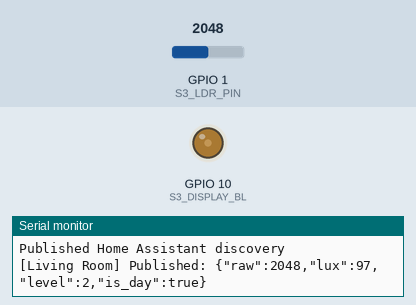
This sketch was run on a simulated ESP32-S3. Parts: output pins drawn as LEDs (lit = HIGH), the last lines printed to the serial monitor. Inputs (shaded band) come from the test bench; at power-on: GPIO 1 (S3_LDR_PIN) = 2048. WiFi joins after 1.5 s; servers stay silent unless stated; no MQTT or app messages arrive unless stated; not simulated (calls return 0 or success): secrets.h; names the files do not define were given values by the test bench: MQTT_PORT = 1883.

Above: at 3.7 s.
3.8 s: GPIO 1 (S3_LDR_PIN) set to 2866
At 5.9 s:
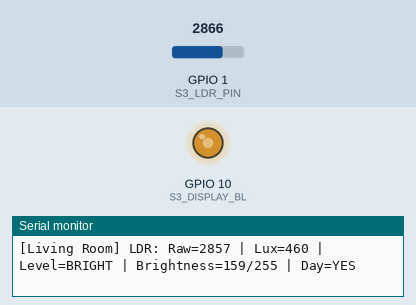
6.8 s: GPIO 1 (S3_LDR_PIN) set to 491
At 8.3 s:
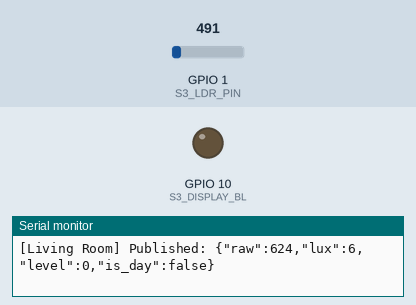
9.8 s: GPIO 1 (S3_LDR_PIN) set to 4095
At 11.2 s:
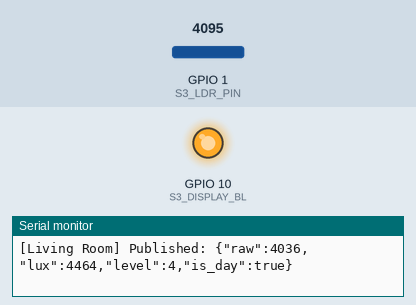
Timing chart, 0 to 12.8 s (numbered marks = the images above; inputs shaded):
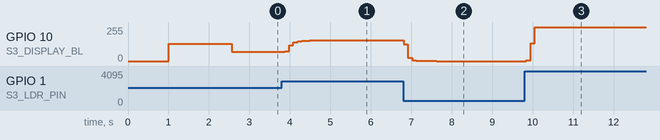

Measured:
- after the input at 3.8 s, GPIO 10 (S3_DISPLAY_BL): moves from 69/255 to 156/255 over 0.82 s, starting after 0.08 s
- after the input at 6.8 s, GPIO 10 (S3_DISPLAY_BL): moves from 156/255 to 0/255 over 0.82 s, starting at once
- after the input at 9.8 s, GPIO 10 (S3_DISPLAY_BL): 0/255 → 6/255 at once, → 135/255 0.11 s later, → 252/255 0.10 s later, → 255/255 0.10 s later

The sketch:

ESP32_S3_Watchtower_LDR.ino
```cpp
/*
 * ESP32-S3 Watchtower with LDR Integration
 *
 * Per-room environmental monitoring with:
 * - Auto-brightness for OLED/LCD displays
 * - Room light level tracking
 * - Occupancy correlation (lights on = room active)
 * - Window vs. interior detection
 *
 * Hardware:
 *   - ESP32-S3 Watchtower board
 *   - 5528 LDR + 10kΩ voltage divider on GPIO 1
 *   - OLED/LCD display with backlight on GPIO 10
 *   - MQTT connection to broker
 *
 * NOTE: Adjust NODE_NUMBER (1-10) for each deployed Watchtower
 */

#include <WiFi.h>
#include <PubSubClient.h>
#include <KVN_LDR.h>
#include "secrets.h"

// Node configuration - CHANGE THIS FOR EACH DEVICE!
#define NODE_NUMBER 1  // 1-10 for different rooms

// Pin configuration
#define S3_LDR_PIN 1        // LDR analog input
#define S3_DISPLAY_BL 10    // Display backlight PWM

// Room names (customize per deployment)
const char* ROOM_NAMES[] = {
    "Unknown",
    "Living Room",  // Node 1
    "Bedroom",      // Node 2
    "Kitchen",      // Node 3
    "Office",       // Node 4
    "Bathroom",     // Node 5
    "Hallway",      // Node 6
    "Garage",       // Node 7
    "Basement",     // Node 8
    "Attic",        // Node 9
    "Guest Room"    // Node 10
};

// Device identification
String deviceId = "esp32_s3_node" + String(NODE_NUMBER);
String deviceName = String(ROOM_NAMES[NODE_NUMBER]);

// MQTT topics
String mqttTopicLux;
String mqttTopicAmbient;
String mqttTopicRoomEvent;
String mqttTopicStatus;

// Timing
unsigned long lastMQTTPublish = 0;
const unsigned long MQTT_PUBLISH_INTERVAL = 60000; // 1 minute

// Network clients
WiFiClient espClient;
PubSubClient mqtt(espClient);

// LDR sensor
KVN_LDR roomLight(S3_LDR_PIN);

// Occupancy detection state
bool wasLightOn = false;
unsigned long lightOnTime = 0;
unsigned long lightOffTime = 0;

void setup() {
    Serial.begin(115200);
    delay(1000);

    Serial.println("\n=== ESP32-S3 Watchtower Node " + String(NODE_NUMBER) + " ===");
    Serial.println("Room: " + deviceName + "\n");

    // Initialize LDR
    roomLight.begin();
    Serial.println("LDR initialized on GPIO " + String(S3_LDR_PIN));

    // Setup display backlight
    pinMode(S3_DISPLAY_BL, OUTPUT);
    analogWrite(S3_DISPLAY_BL, 128); // Initial 50% brightness
    Serial.println("Display backlight on GPIO " + String(S3_DISPLAY_BL));

    // Build MQTT topics
    mqttTopicLux = "homeassistant/sensor/" + deviceId + "/lux";
    mqttTopicAmbient = "homeassistant/sensor/" + deviceId + "/ambient_light";
    mqttTopicRoomEvent = "vanguard/s3/" + deviceName + "/event";
    mqttTopicStatus = "homeassistant/sensor/" + deviceId + "/status";

    // Connect to WiFi
    connectWiFi();

    // Setup MQTT
    mqtt.setServer(MQTT_BROKER, MQTT_PORT);

    Serial.println("\nWatchtower ready!");
    Serial.println("Monitoring " + deviceName + " light levels\n");
}

void loop() {
    // Maintain MQTT connection
    if (!mqtt.connected()) {
        reconnectMQTT();
    }
    mqtt.loop();

    // Auto-brightness for display
    updateDisplayBrightness();

    // Publish light data on change or periodically
    if (roomLight.hasChanged(150) || (millis() - lastMQTTPublish > MQTT_PUBLISH_INTERVAL)) {
        publishLightData();
        lastMQTTPublish = millis();
    }

    // Detect room occupancy changes
    detectOccupancy();

    // Debug output
    static unsigned long lastDebug = 0;
    if (millis() - lastDebug > 5000) {
        Serial.print("[" + deviceName + "] ");
        roomLight.printDebug();
        Serial.println();
        lastDebug = millis();
    }

    delay(100);
}

void connectWiFi() {
    Serial.print("Connecting to WiFi");
    WiFi.begin(WIFI_SSID, WIFI_PASSWORD);

    while (WiFi.status() != WL_CONNECTED) {
        delay(500);
        Serial.print(".");
    }

    Serial.println(" Connected!");
    Serial.print("IP: ");
    Serial.println(WiFi.localIP());
}

void reconnectMQTT() {
    while (!mqtt.connected()) {
        Serial.print("Connecting to MQTT...");

        if (mqtt.connect(deviceId.c_str(), MQTT_USER, MQTT_PASS)) {
            Serial.println(" connected!");

            // Publish online status
            mqtt.publish(mqttTopicStatus.c_str(), "online", true);

            // Publish Home Assistant auto-discovery
            publishDiscovery();

        } else {
            Serial.print(" failed, rc=");
            Serial.println(mqtt.state());
            delay(5000);
        }
    }
}

void updateDisplayBrightness() {
    // Get auto-brightness value (20-255 range, with gamma correction)
    uint8_t brightness = roomLight.getBrightness(20, 255, true);

    // Apply to backlight
    analogWrite(S3_DISPLAY_BL, brightness);
}

void publishLightData() {
    // Publish full JSON to ambient_light topic
    String json = roomLight.toJSON();
    mqtt.publish(mqttTopicAmbient.c_str(), json.c_str());

    // Publish lux value to individual topic (Home Assistant)
    mqtt.publish(mqttTopicLux.c_str(), String(roomLight.getLux()).c_str());

    Serial.print("[" + deviceName + "] Published: ");
    Serial.println(json);
}

void detectOccupancy() {
    // Room light threshold (adjust based on room)
    const uint16_t LIGHT_ON_THRESHOLD = 100; // lux

    bool isLightOn = roomLight.getLux() > LIGHT_ON_THRESHOLD;

    // Light just turned on
    if (isLightOn && !wasLightOn) {
        lightOnTime = millis();

        Serial.println("[" + deviceName + "] Room lights activated");
        mqtt.publish(mqttTopicRoomEvent.c_str(), "lights_on");

        // Possible interpretations:
        // - Someone entered the room
        // - Morning wake-up
        // - Natural daylight (if window room)
    }

    // Light just turned off
    if (!isLightOn && wasLightOn) {
        lightOffTime = millis();

        unsigned long durationMinutes = (lightOffTime - lightOnTime) / 60000;

        Serial.println("[" + deviceName + "] Room lights deactivated");
        Serial.println("Duration: " + String(durationMinutes) + " minutes");

        mqtt.publish(mqttTopicRoomEvent.c_str(), "lights_off");

        // Possible interpretations:
        // - Room vacated
        // - Going to sleep
        // - Sunset (if window room)
    }

    wasLightOn = isLightOn;
}

void publishDiscovery() {
    // Home Assistant MQTT Discovery for lux sensor
    String discoveryTopic = "homeassistant/sensor/" + deviceId + "_lux/config";

    String discoveryPayload = "{";
    discoveryPayload += "\"name\":\"" + deviceName + " Light\",";
    discoveryPayload += "\"stat_t\":\"" + mqttTopicLux + "\",";
    discoveryPayload += "\"unit_of_meas\":\"lx\",";
    discoveryPayload += "\"dev_cla\":\"illuminance\",";
    discoveryPayload += "\"uniq_id\":\"" + deviceId + "_lux\",";
    discoveryPayload += "\"device\":{";
    discoveryPayload += "\"identifiers\":[\"" + deviceId + "\"],";
    discoveryPayload += "\"name\":\"" + deviceName + " Watchtower\",";
    discoveryPayload += "\"model\":\"ESP32-S3 Watchtower\",";
    discoveryPayload += "\"manufacturer\":\"KVN System\"";
    discoveryPayload += "}}";

    mqtt.publish(discoveryTopic.c_str(), discoveryPayload.c_str(), true);

    Serial.println("Published Home Assistant discovery");
}
```
